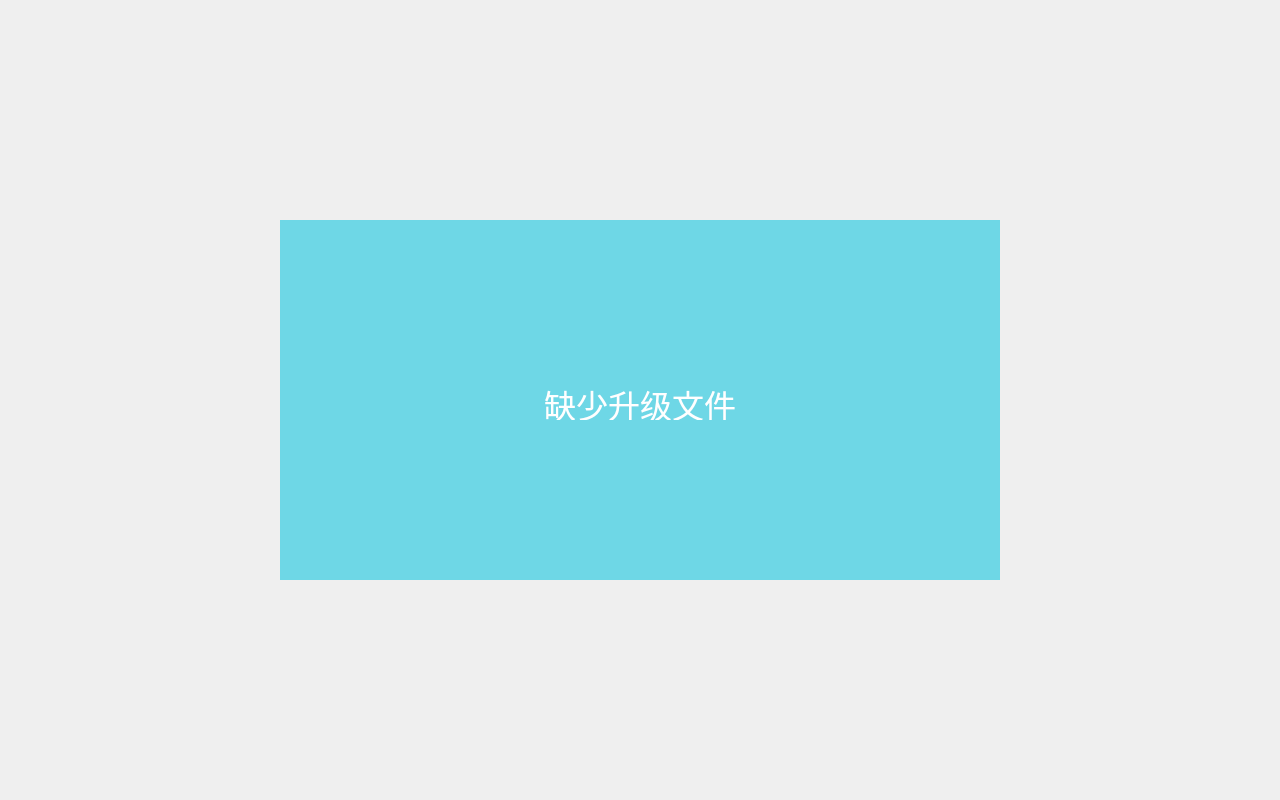
<?xml version="1.0" encoding="UTF-8"?>
<ui version="4.0">
 <class>missing_upgrade_file</class>
 <widget class="QWidget" name="missing_upgrade_file">
  <property name="geometry">
   <rect>
    <x>0</x>
    <y>0</y>
    <width>1280</width>
    <height>800</height>
   </rect>
  </property>
  <property name="windowTitle">
   <string>Form</string>
  </property>
  <widget class="QLabel" name="label_backdrop">
   <property name="geometry">
    <rect>
     <x>280</x>
     <y>220</y>
     <width>720</width>
     <height>360</height>
    </rect>
   </property>
   <property name="styleSheet">
    <string notr="true">background-color: rgb(110, 215, 230);</string>
   </property>
   <property name="text">
    <string/>
   </property>
  </widget>
  <widget class="QLabel" name="label_num">
   <property name="geometry">
    <rect>
     <x>280</x>
     <y>380</y>
     <width>720</width>
     <height>40</height>
    </rect>
   </property>
   <property name="text">
    <string>&lt;html&gt;&lt;head/&gt;&lt;body&gt;&lt;p&gt;&lt;span style=&quot; font-size:24pt; color:#ffffff;&quot;&gt;缺少升级文件&lt;/span&gt;&lt;/p&gt;&lt;/body&gt;&lt;/html&gt;</string>
   </property>
   <property name="alignment">
    <set>Qt::AlignCenter</set>
   </property>
  </widget>
  <widget class="QLabel" name="label">
   <property name="geometry">
    <rect>
     <x>0</x>
     <y>0</y>
     <width>1280</width>
     <height>800</height>
    </rect>
   </property>
   <property name="text">
    <string/>
   </property>
  </widget>
  <zorder>label</zorder>
  <zorder>label_backdrop</zorder>
  <zorder>label_num</zorder>
 </widget>
 <resources/>
 <connections/>
</ui>
